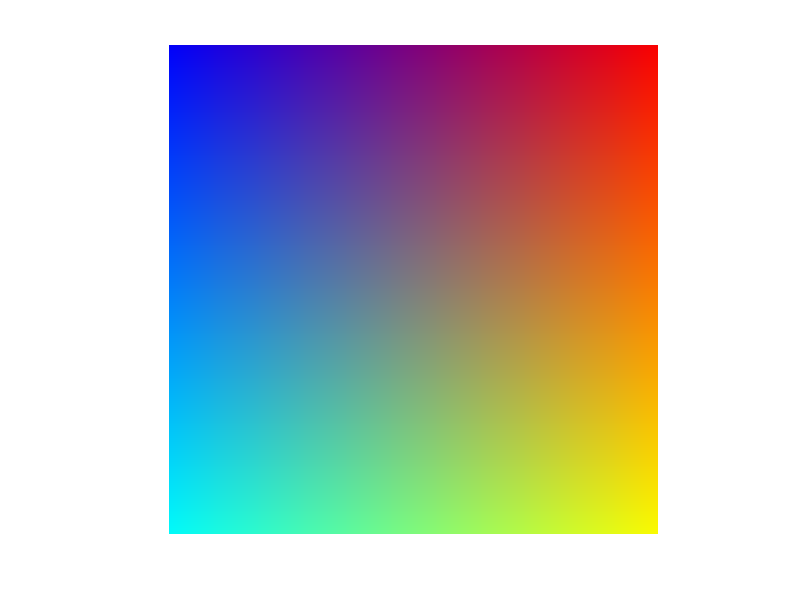

MATLAB code to generate this figure:
%part 2.2
%using nested loops
%increase red columnwise left to right
%increase green rowwise top to bottom
%decrease blue columnwise left to right

y = uint8(zeros(250,250,3)); %black image
for i=[1:250] %rows
    for j=[1:250] %columns
        y(i,j,1) = j; %red
        y(i,j,2) = i; %green
        y(i,j,3) = 250 - j; %blue
    end
end

image(y); axis square; axis off;